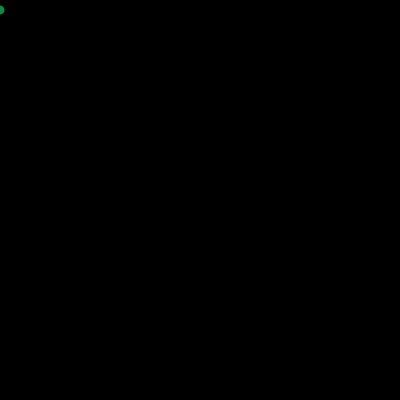
Frame 1 (no input)
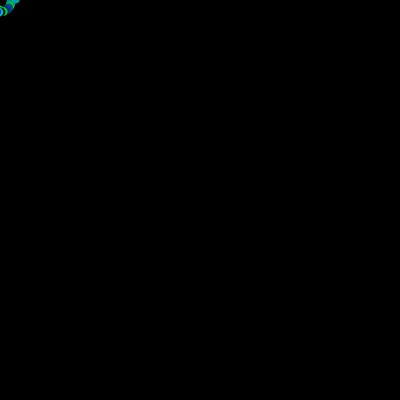
Frame 60 (the mouse pressed at the canvas centre just before this capture)
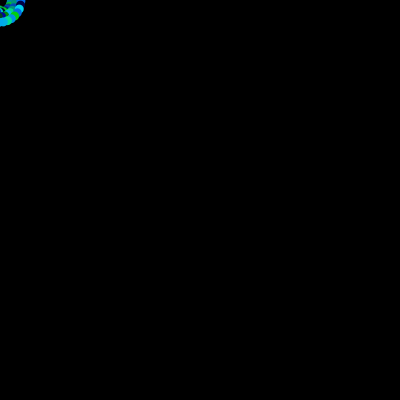
Frame 120 (the mouse held since frame 60 and released just before this capture)

The Processing sketch that drew these frames (run headless with seeded random() and noise(); from frame 60 on, the mouse is pressed at the canvas centre):

// Processing sketch: processing_154748
// ── processing_154748.pde

float r = 0;

void setup()
{
  size(400,400);
  background(0);
  smooth();
  noStroke();
}


void draw()
{
  fill(random(0),random(225),random(255));
  rotate(r);
  ellipse(0+r, 10, 9, 9);
  r = r + 0.2;
}
